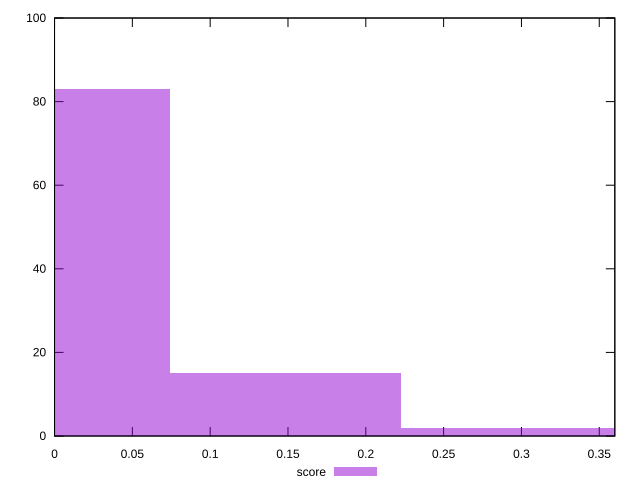

Reproduce this figure in gnuplot.
reset

$score <<EOF
0 83
0.1482984190216045 15
0.296596838043209 2
EOF

set key outside below
set boxwidth 0.1482984190216045
set xrange [0:0.36]
set yrange [0:100]
set trange [0:100]
set style fill transparent solid 0.5 noborder
set terminal svg size 640, 490 enhanced background rgb 'white'
set output "report_00015_2021-02-09T16-11-33.973Z/unused-javascript/samples/pages+cached/score/histogram.svg"

plot $score title "score" with boxes

reset
